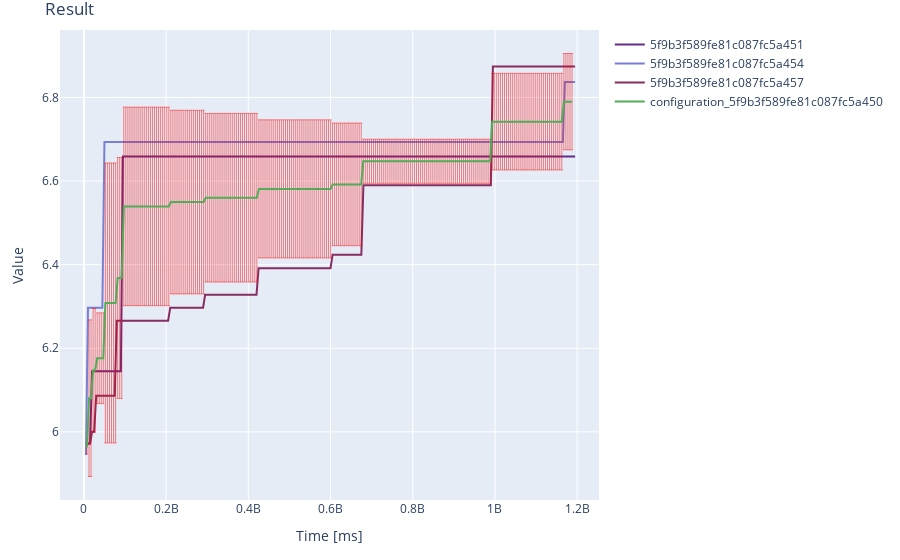

This figure's notebook cell:
### Code cell
configuration0 = uploaded_configurations[0]
configuration1 = uploaded_configurations[1]

data_pack = cb_computation_series_api.for_configuration(configuration0, field)
plot_builder(data_pack).plot()

### Figure 1 — Plotly figure (JSON) as saved in the notebook; plotly's stock layout.template omitted (floating-point values rounded to 4 significant figures; data arrays with more than 128 entries replaced by an {"elided": "..."} marker saying what was removed)
{"data": [{"line": {"color": "#652d86"}, "marker": {"symbol": "circle"}, "mode": "lines", "name": "5f9b3f589fe81c087fc5a451", "type": "scatter", "x": {"elided": "239 float values"}, "y": {"elided": "239 float values"}}, {"line": {"color": "#797fd2"}, "marker": {"symbol": "circle"}, "mode": "lines", "name": "5f9b3f589fe81c087fc5a454", "type": "scatter", "x": {"elided": "239 float values"}, "y": {"elided": "239 float values"}}, {"line": {"color": "#862d62"}, "marker": {"symbol": "circle"}, "mode": "lines", "name": "5f9b3f589fe81c087fc5a457", "type": "scatter", "x": {"elided": "239 float values"}, "y": {"elided": "239 float values"}}, {"error_y": {"array": {"elided": "238 float values"}, "color": "red", "thickness": 0.5, "type": "data", "visible": true, "width": 1}, "line": {"color": "#53ac57"}, "marker": {"symbol": "circle"}, "mode": "lines", "name": "configuration_5f9b3f589fe81c087fc5a450", "type": "scatter", "x": {"elided": "238 float values"}, "y": {"elided": "238 float values"}}], "layout": {"margin": {"b": 60, "l": 60, "r": 30, "t": 30}, "showlegend": true, "title": {"text": "Result"}, "xaxis": {"title": {"text": "Time [ms]"}, "visible": true}, "yaxis": {"title": {"text": "Value"}, "visible": true}}}
